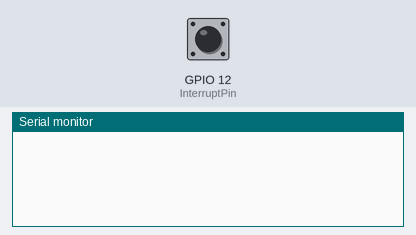
Recording of a sketch running on a simulated ESP32. Shown: the last lines printed to the serial monitor. Inputs (shaded band) come from the test bench; at power-on: GPIO 12 (InterruptPin) LOW.

Above: at 1.2 s.
1.3 s: GPIO 12 (InterruptPin) pulled HIGH for 0.15 s
At 2.2 s:
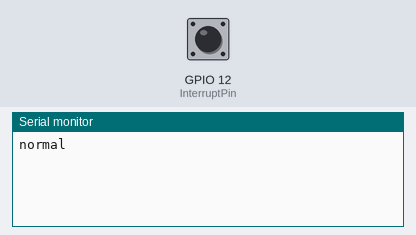
2.9 s: GPIO 12 (InterruptPin) pulsed HIGH 2 times (0.12 s each, 0.3 s apart)
At 3.4 s:
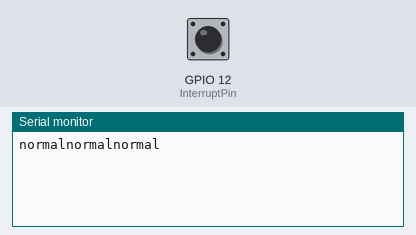

The sketch:

esp_primary_temp.ino
```cpp
//add interrupt for primary-life checking
const uint8_t InterruptPin = 12; // dekh le bhai

void IRAM_ATTR isr() //interrupt func.
{
 // serial comm here
// Serial.begin(9600);
// Serial.print("it works!");
 Serial.print("normal");    //transfers the life key
}

void setup() {
 Serial.begin(9600);
 pinMode(InterruptPin, INPUT);
 attachInterrupt(InterruptPin, isr, RISING);  //WHEN PIN 12 GOES HIGH INTERRUPT WILL BE SET.
}

void loop()
{
 //IDHAR NORMAL CODE HOGA!
}

//29097173
```

Measured:
- after the input at 1.3 s, the serial monitor: prints a new line at once (image 1)
- after the input at 2.9 s, the serial monitor: prints a new line at once (image 2)
